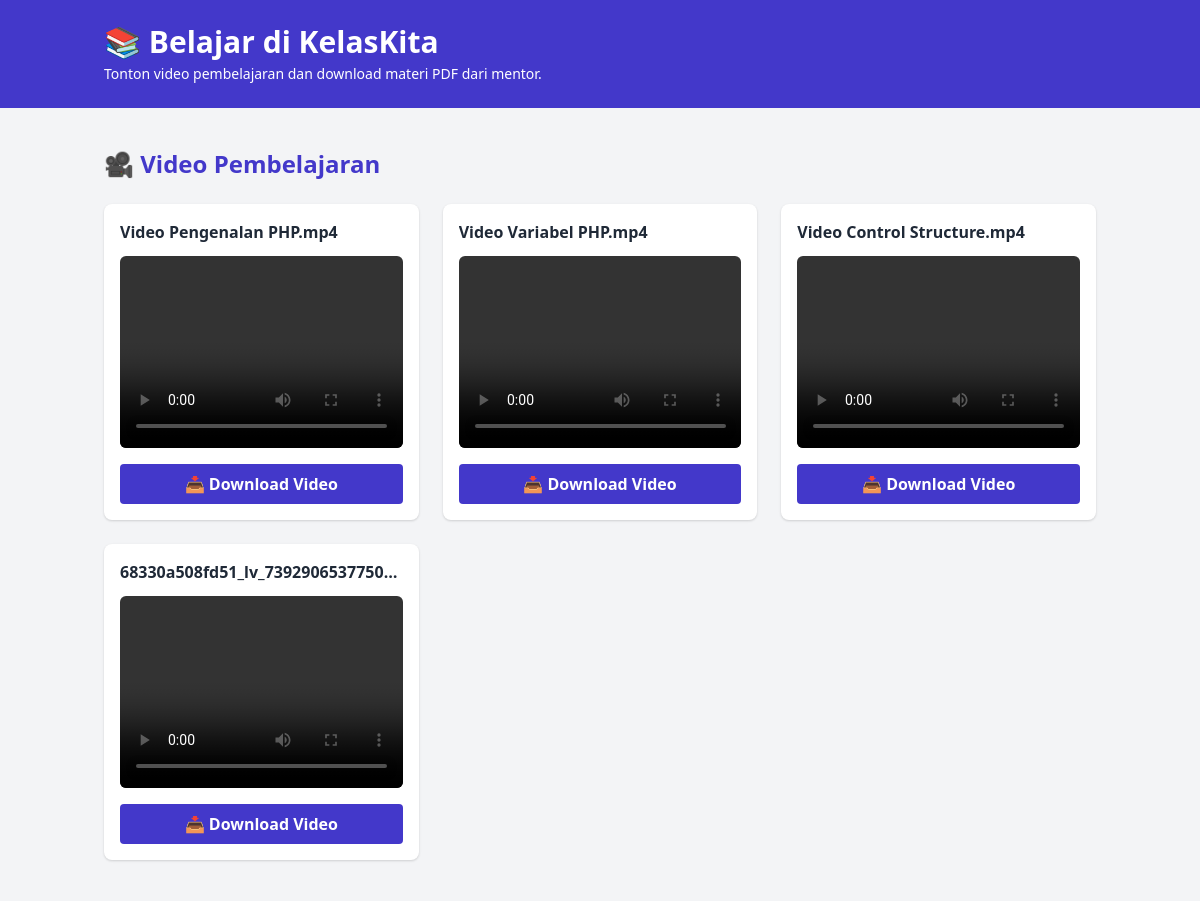
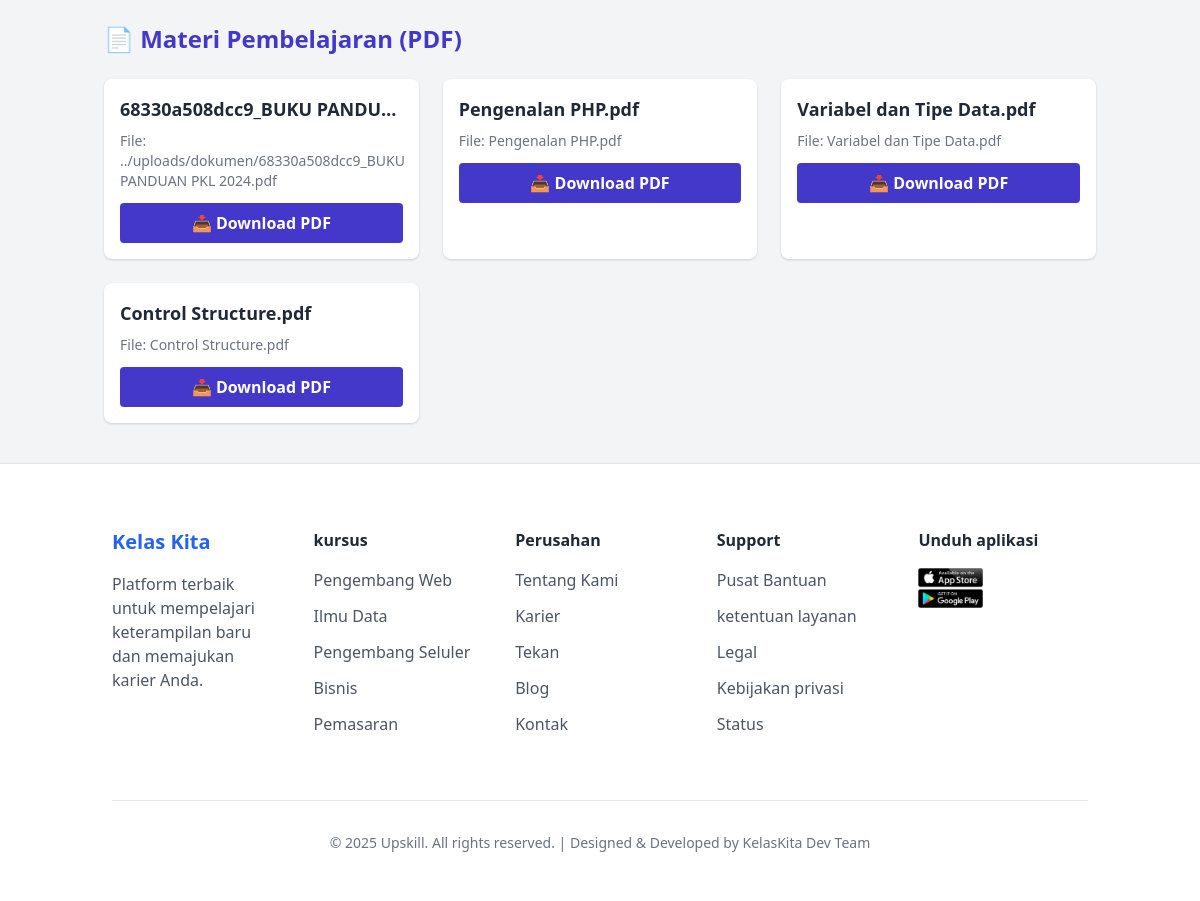
Screenshot of /page/belajar.php with the database file from the repository (2 pictures, top to bottom).
### tables this page shows
CREATE TABLE `tb_video` (
  `id_video` int(30) NOT NULL,
  `file_path_video` varchar(255) NOT NULL
);

CREATE TABLE `tb_dokumen` (
  `id_dokumen` int(30) NOT NULL,
  `file_path_dokumen` varchar(255) NOT NULL
);

### page/belajar.php (the view, shortened to what this page needs)
<?php
include("db.php");
$sql_dokumen = "SELECT * FROM tb_dokumen";
$result_dokumen = mysqli_query($conn, $sql_dokumen);
$sql_video = "SELECT * FROM tb_video";
$result_video = mysqli_query($conn, $sql_video);
?>
<!DOCTYPE html>
<html lang="id">
<head>
    <link href="https://cdn.jsdelivr.net/npm/tailwindcss@2.2.19/dist/tailwind.min.css" rel="stylesheet" />
</head>
<body class="bg-gray-100 text-gray-800 font-sans">
    <header class="bg-indigo-700 text-white py-6">
        <div class="container mx-auto px-4">
            <h1 class="text-3xl font-bold">📚 Belajar di KelasKita</h1>
            <p class="text-sm mt-1">Tonton video pembelajaran dan download materi PDF dari mentor.</p>
        </div>
    </header>
    <main class="container mx-auto px-4 py-10 space-y-16">
        <section>
            <h2 class="text-2xl font-semibold text-indigo-700 mb-6">🎥 Video Pembelajaran</h2>
            <div class="grid grid-cols-1 md:grid-cols-2 lg:grid-cols-3 gap-6">
                <?php while ($vid = mysqli_fetch_assoc($result_video)): ?>
                    <div class="bg-white rounded-lg shadow p-4 flex flex-col h-full">
                        <h3 class="text-base font-semibold mb-3 truncate w-full" title="<?= htmlspecialchars(basename($vid['file_path_video'])) ?>">
                            <?= htmlspecialchars(mb_strimwidth(basename($vid['file_path_video']), 0, 40, "...")) ?>
                        </h3>
                        <video class="rounded-md mb-4 w-full h-48 object-cover" controls>
                            <source src="<?= htmlspecialchars($vid['file_path_video']) ?>" type="video/mp4">
                        </video>
                        <a href="<?= htmlspecialchars($vid['file_path_video']) ?>" download
                            class="bg-indigo-700 hover:bg-indigo-800 text-white font-semibold py-2 px-4 rounded text-center transition">
                            📥 Download Video
                        </a>
                    </div>
                <?php endwhile; ?>
            </div>
        </section>
        <section>
            <h2 class="text-2xl font-semibold text-indigo-700 mb-6">📄 Materi Pembelajaran (PDF)</h2>
            <div class="grid grid-cols-1 md:grid-cols-2 lg:grid-cols-3 gap-6">
                <?php while ($doc = mysqli_fetch_assoc($result_dokumen)): ?>
                    <div class="bg-white rounded-lg shadow p-4 flex flex-col h-full">
                        <h3 class="text-lg font-bold mb-2 truncate" title="<?= htmlspecialchars(basename($doc['file_path_dokumen'])) ?>">
                            <?= htmlspecialchars(mb_strimwidth(basename($doc['file_path_dokumen']), 0, 40, "...")) ?>
                        </h3>
                        <p class="text-sm text-gray-500 mb-3">File: <?= htmlspecialchars($doc['file_path_dokumen']) ?></p>
                        <a href="<?= htmlspecialchars($doc['file_path_dokumen']) ?>" download
                            class="bg-indigo-700 hover:bg-indigo-800 text-white font-semibold py-2 px-4 rounded text-center transition">
                            📥 Download PDF
                        </a>
                    </div>
                <?php endwhile; ?>
            </div>
        </section>
    </main>
    <?php include "../Views/footer.php"; ?>
</body>
</html>

### Views/footer.php (shortened to what this page needs)
<footer class="bg-white pt-16 pb-12 border-t">
        <div class="container mx-auto px-6">
            <div class="grid grid-cols-2 md:grid-cols-5 gap-8 mb-16">
                <div class="col-span-2 md:col-span-1">
                    <h4 class="text-blue-600 font-bold text-xl mb-4">Kelas Kita</h4>
                    <p class="text-gray-600 mb-4">Platform terbaik untuk mempelajari keterampilan baru dan memajukan karier Anda.</p>
                </div>
                <div>
                    <h5 class="font-semibold mb-4">kursus</h5>
                    <ul class="space-y-3 text-gray-600">
                        <li><a href="#" class="hover:text-gray-900">Pengembang Web</a></li>
                        <li><a href="#" class="hover:text-gray-900">Ilmu Data</a></li>
                        <li><a href="#" class="hover:text-gray-900">Pengembang Seluler</a></li>
                        <li><a href="#" class="hover:text-gray-900">Bisnis</a></li>
                        <li><a href="#" class="hover:text-gray-900">Pemasaran</a></li>
                    </ul>
                </div>
                <div>
                    <h5 class="font-semibold mb-4">Perusahan</h5>
                    <ul class="space-y-3 text-gray-600">
                        <li><a href="#" class="hover:text-gray-900">Tentang Kami</a></li>
                        <li><a href="#" class="hover:text-gray-900">Karier</a></li>
                        <li><a href="#" class="hover:text-gray-900">Tekan</a></li>
                        <li><a href="#" class="hover:text-gray-900">Blog</a></li>
                        <li><a href="#" class="hover:text-gray-900">Kontak</a></li>
                    </ul>
                </div>
                <div>
                    <h5 class="font-semibold mb-4">Support</h5>
                    <ul class="space-y-3 text-gray-600">
                        <li><a href="#" class="hover:text-gray-900">Pusat Bantuan</a></li>
                        <li><a href="#" class="hover:text-gray-900">ketentuan layanan</a></li>
                        <li><a href="#" class="hover:text-gray-900">Legal</a></li>
                        <li><a href="#" class="hover:text-gray-900">Kebijakan privasi</a></li>
                        <li><a href="#" class="hover:text-gray-900">Status</a></li>
                    </ul>
                </div>
                <div>
                    <h5 class="font-semibold mb-4">Unduh aplikasi</h5>
                    <div class="flex flex-col space-y-3">
                        <a href="#" class="block">
                            <img src="../assets/images/6acf4c84f55a52f6ccbdaa71ad2701ee.jpg" alt="App Store" class="h-10">
                        </a>
                    </div>
                </div>
            </div>
            <div class="pt-8 border-t border-gray-200 text-center text-gray-500 text-sm">
                <p>© 2025 Upskill. All rights reserved. | Designed & Developed by KelasKita Dev Team</p>
            </div>
        </div>
    </footer>

### rows the page displays
tb_video: file_path_video "Video Pengenalan PHP.mp4"
tb_video: file_path_video "Video Variabel PHP.mp4"
tb_video: file_path_video "Video Control Structure.mp4"
tb_video: file_path_video "68330a508fd51_lv_7392906537750…"
tb_dokumen: file_path_dokumen "68330a508dcc9_BUKU PANDU…", file_path_dokumen "../uploads/dokumen/68330a508dcc9_BUKU PANDUAN PKL 2024.pdf"
tb_dokumen: file_path_dokumen "Pengenalan PHP.pdf"
tb_dokumen: file_path_dokumen "Variabel dan Tipe Data.pdf"
tb_dokumen: file_path_dokumen "Control Structure.pdf"
